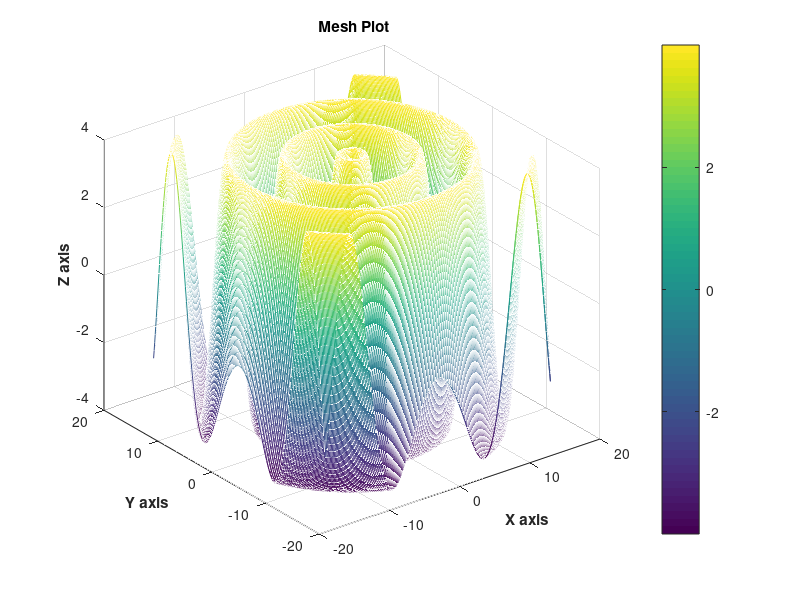

Recreate this plot in MATLAB.
[x,y] = meshgrid(-16:0.1:16);
t = sqrt (x.^2+y.^2);
z =(4*sin (t));
mesh (x,y, z);
xlabel ('\bf X axis');
ylabel ('\bf Y axis');
zlabel ('\bf Z axis');
title ('\bf Mesh Plot')
colorbar
